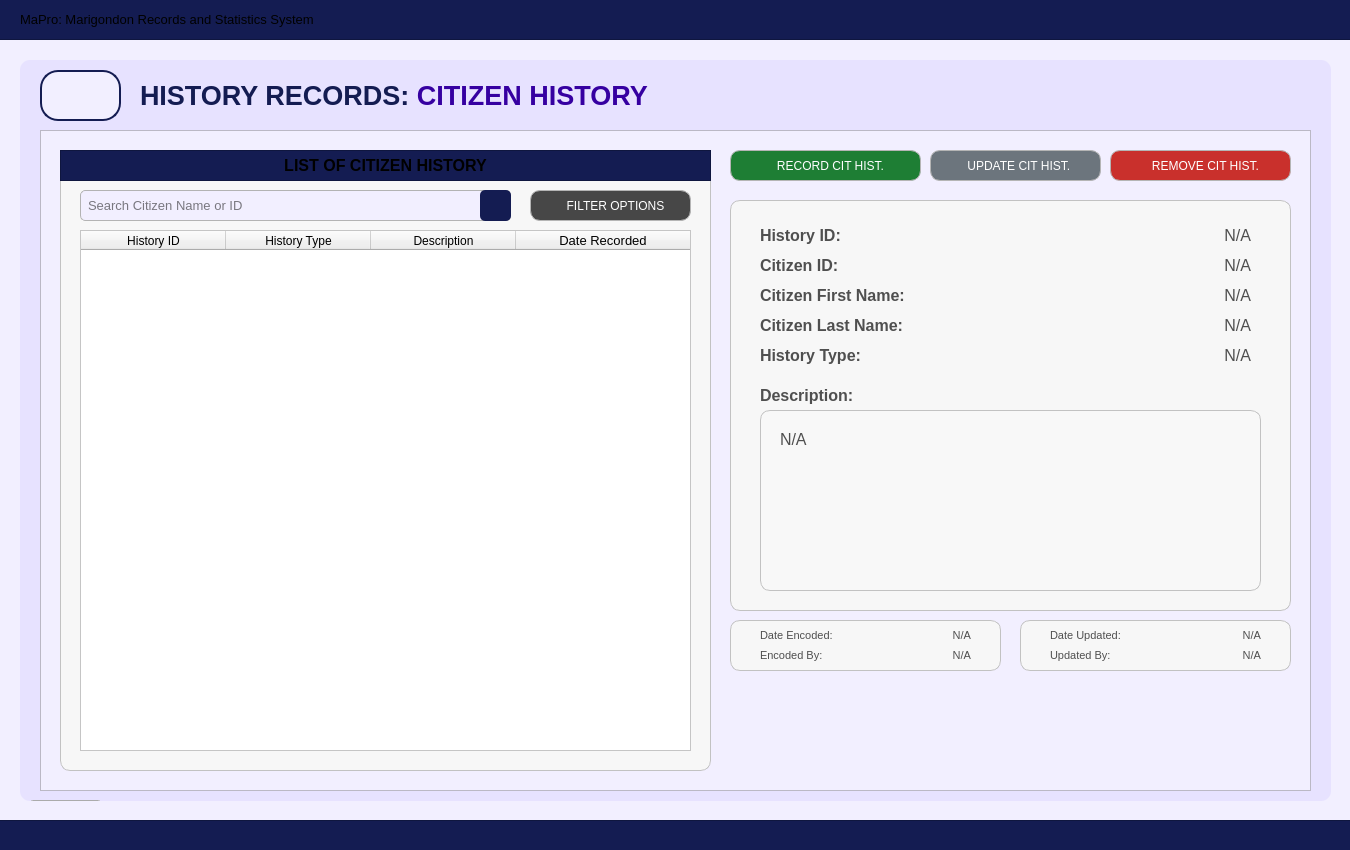
<?xml version="1.0" encoding="UTF-8"?>
<ui version="4.0">
 <class>User_dashboardWidget</class>
 <widget class="QWidget" name="User_dashboardWidget">
  <property name="geometry">
   <rect>
    <x>0</x>
    <y>0</y>
    <width>1350</width>
    <height>850</height>
   </rect>
  </property>
  <property name="sizePolicy">
   <sizepolicy hsizetype="Fixed" vsizetype="Fixed">
    <horstretch>0</horstretch>
    <verstretch>0</verstretch>
   </sizepolicy>
  </property>
  <property name="maximumSize">
   <size>
    <width>1350</width>
    <height>850</height>
   </size>
  </property>
  <property name="windowTitle">
   <string>Form</string>
  </property>
  <property name="styleSheet">
   <string notr="true">#User_dashboardWidget{
	background-color: #f2efff;
}</string>
  </property>
  <widget class="QFrame" name="border_blueLines1">
   <property name="geometry">
    <rect>
     <x>-10</x>
     <y>-1</y>
     <width>1371</width>
     <height>41</height>
    </rect>
   </property>
   <property name="styleSheet">
    <string notr="true">#border_blueLines1{
	background-color: #141c52;
}
</string>
   </property>
   <property name="frameShape">
    <enum>QFrame::Shape::StyledPanel</enum>
   </property>
   <property name="frameShadow">
    <enum>QFrame::Shadow::Raised</enum>
   </property>
   <widget class="QLabel" name="title_bodyDashboardSystemTitle">
    <property name="geometry">
     <rect>
      <x>30</x>
      <y>0</y>
      <width>1301</width>
      <height>41</height>
     </rect>
    </property>
    <property name="font">
     <font>
      <family>Arial</family>
      <pointsize>10</pointsize>
      <bold>false</bold>
     </font>
    </property>
    <property name="styleSheet">
     <string notr="true">#title_bodyDashboardSystemTitle {
	background-color: transparent;
	color: #white;
}
</string>
    </property>
    <property name="text">
     <string>MaPro: Marigondon Records and Statistics System</string>
    </property>
    <property name="alignment">
     <set>Qt::AlignmentFlag::AlignLeading|Qt::AlignmentFlag::AlignLeft|Qt::AlignmentFlag::AlignVCenter</set>
    </property>
   </widget>
  </widget>
  <widget class="QFrame" name="border_blueLines2">
   <property name="geometry">
    <rect>
     <x>-10</x>
     <y>820</y>
     <width>1381</width>
     <height>31</height>
    </rect>
   </property>
   <property name="styleSheet">
    <string notr="true">#border_blueLines2{
	background-color: #141c52;
}
</string>
   </property>
   <property name="frameShape">
    <enum>QFrame::Shape::StyledPanel</enum>
   </property>
   <property name="frameShadow">
    <enum>QFrame::Shadow::Raised</enum>
   </property>
  </widget>
  <widget class="QFrame" name="baseBodyFrame">
   <property name="geometry">
    <rect>
     <x>20</x>
     <y>60</y>
     <width>1311</width>
     <height>741</height>
    </rect>
   </property>
   <property name="styleSheet">
    <string notr="true">#baseBodyFrame {
	background-color: #e7e2ff;
	border: none;
	border-radius: 10px;
}</string>
   </property>
   <property name="frameShape">
    <enum>QFrame::Shape::StyledPanel</enum>
   </property>
   <property name="frameShadow">
    <enum>QFrame::Shadow::Raised</enum>
   </property>
   <widget class="QPushButton" name="logout_buttonLogout_3">
    <property name="geometry">
     <rect>
      <x>10</x>
      <y>740</y>
      <width>71</width>
      <height>31</height>
     </rect>
    </property>
    <property name="font">
     <font>
      <family>Arial</family>
      <pointsize>8</pointsize>
      <bold>true</bold>
     </font>
    </property>
    <property name="cursor">
     <cursorShape>PointingHandCursor</cursorShape>
    </property>
    <property name="styleSheet">
     <string notr="true">#logout_buttonLogout {
    background-color: #bc1c1c;
    color: white;
    border-radius: 5px;
    padding: 10px; /* Optional: Adjusts spacing inside the button */
}
#logout_buttonLogout:hover {
    background-color: #d82020; /* Slightly lighter blue when hovered */
}
#logout_buttonLogout:pressed {
    background-color: #8c1515; /* Darker blue when clicked */
}</string>
    </property>
    <property name="text">
     <string>LOGOUT</string>
    </property>
   </widget>
   <widget class="QLabel" name="title_bodyStatistics">
    <property name="geometry">
     <rect>
      <x>120</x>
      <y>20</y>
      <width>641</width>
      <height>31</height>
     </rect>
    </property>
    <property name="font">
     <font>
      <family>Arial</family>
      <pointsize>20</pointsize>
      <bold>true</bold>
     </font>
    </property>
    <property name="styleSheet">
     <string notr="true">#title_bodyStatistics {
	background-color: transparent;
	color: #141c52;
}
</string>
    </property>
    <property name="text">
     <string>&lt;html&gt;&lt;head/&gt;&lt;body&gt;&lt;p&gt;HISTORY RECORDS: &lt;span style=&quot; color:#3600a1;&quot;&gt;CITIZEN HISTORY&lt;/span&gt;&lt;/p&gt;&lt;/body&gt;&lt;/html&gt;</string>
    </property>
   </widget>
   <widget class="QFrame" name="statistics_frameBody">
    <property name="geometry">
     <rect>
      <x>20</x>
      <y>70</y>
      <width>1271</width>
      <height>661</height>
     </rect>
    </property>
    <property name="font">
     <font>
      <bold>true</bold>
     </font>
    </property>
    <property name="styleSheet">
     <string notr="true">#statistics_frameBody{
	background-color: #f2efff;
}</string>
    </property>
    <property name="frameShape">
     <enum>QFrame::Shape::StyledPanel</enum>
    </property>
    <property name="frameShadow">
     <enum>QFrame::Shadow::Raised</enum>
    </property>
    <widget class="QFrame" name="basePopUpBodyFrame">
     <property name="geometry">
      <rect>
       <x>20</x>
       <y>20</y>
       <width>651</width>
       <height>621</height>
      </rect>
     </property>
     <property name="styleSheet">
      <string notr="true">#basePopUpBodyFrame {
	background-color: rgb(247, 247, 247);
	border: 1px solid rgb(194, 194, 194);
	border-radius: 10px;
}</string>
     </property>
     <property name="frameShape">
      <enum>QFrame::Shape::StyledPanel</enum>
     </property>
     <property name="frameShadow">
      <enum>QFrame::Shadow::Raised</enum>
     </property>
     <widget class="QFrame" name="basePopUpTitleFrame_3">
      <property name="geometry">
       <rect>
        <x>0</x>
        <y>0</y>
        <width>651</width>
        <height>31</height>
       </rect>
      </property>
      <property name="styleSheet">
       <string notr="true">#basePopUpTitleFrame_3 {
	background-color: #141c52;
}</string>
      </property>
      <property name="frameShape">
       <enum>QFrame::Shape::StyledPanel</enum>
      </property>
      <property name="frameShadow">
       <enum>QFrame::Shadow::Raised</enum>
      </property>
      <widget class="QLabel" name="label_title_3">
       <property name="geometry">
        <rect>
         <x>0</x>
         <y>0</y>
         <width>651</width>
         <height>31</height>
        </rect>
       </property>
       <property name="font">
        <font>
         <family>Arial</family>
         <pointsize>12</pointsize>
         <bold>true</bold>
        </font>
       </property>
       <property name="styleSheet">
        <string notr="true">#label_title{
	background-color:transparent;
	color: rgb(255, 255, 255);
}</string>
       </property>
       <property name="text">
        <string>LIST OF CITIZEN HISTORY</string>
       </property>
       <property name="alignment">
        <set>Qt::AlignmentFlag::AlignCenter</set>
       </property>
      </widget>
     </widget>
     <widget class="QLineEdit" name="histrec_HistoryID_fieldSearch">
      <property name="geometry">
       <rect>
        <x>20</x>
        <y>40</y>
        <width>431</width>
        <height>31</height>
       </rect>
      </property>
      <property name="font">
       <font>
        <family>Arial</family>
        <pointsize>10</pointsize>
       </font>
      </property>
      <property name="styleSheet">
       <string notr="true">#histrec_HistoryID_fieldSearch{
    border: 1px solid #b3b3b3;  /* Black border */
    border-radius: 5px;        /* Rounded corners */
    padding: 5px;               /* Inner spacing */
    background-color: #f2efff;  /* Gray background */
    color: #000000; 
}
</string>
      </property>
      <property name="text">
       <string/>
      </property>
      <property name="placeholderText">
       <string>Search Citizen Name or ID</string>
      </property>
     </widget>
     <widget class="QPushButton" name="histrec_HistoryID_buttonSearch">
      <property name="geometry">
       <rect>
        <x>420</x>
        <y>40</y>
        <width>31</width>
        <height>31</height>
       </rect>
      </property>
      <property name="font">
       <font>
        <family>Arial</family>
        <pointsize>9</pointsize>
       </font>
      </property>
      <property name="cursor">
       <cursorShape>PointingHandCursor</cursorShape>
      </property>
      <property name="focusPolicy">
       <enum>Qt::FocusPolicy::NoFocus</enum>
      </property>
      <property name="styleSheet">
       <string notr="true">#histrec_HistoryID_buttonSearch {
    background-color:  #141c52;
    color: white;
    border-radius: 5px;
    padding: 10px; /* Optional: Adjusts spacing inside the button */
}
#histrec_HistoryID_buttonSearch:hover {
    background-color: #1a237e; /* Slightly lighter blue when hovered */
}
#histrec_HistoryID_buttonSearch:pressed {
    background-color: #0f1442; /* Darker blue when clicked */
}</string>
      </property>
      <property name="text">
       <string/>
      </property>
      <property name="icon">
       <iconset>
        <normaloff>../../../../../Desktop/CTU 2nd Year - 2nd Semester Files/PC 225L - INFORMATION MANAGEMENT LABORATORY/PROFILING_SYSTEM/Profiling-System/Assets/FuncIcons/icon_search_w.svg</normaloff>../../../../../Desktop/CTU 2nd Year - 2nd Semester Files/PC 225L - INFORMATION MANAGEMENT LABORATORY/PROFILING_SYSTEM/Profiling-System/Assets/FuncIcons/icon_search_w.svg</iconset>
      </property>
      <property name="iconSize">
       <size>
        <width>20</width>
        <height>20</height>
       </size>
      </property>
     </widget>
     <widget class="QTableWidget" name="histrec_tableView_List_RecordCitizenHistory">
      <property name="geometry">
       <rect>
        <x>20</x>
        <y>80</y>
        <width>611</width>
        <height>521</height>
       </rect>
      </property>
      <property name="styleSheet">
       <string notr="true">#histrec_tableView_List_RecordCitizenHistory {
	background-color: white;
	color: #black;
}
</string>
      </property>
      <attribute name="horizontalHeaderVisible">
       <bool>true</bool>
      </attribute>
      <attribute name="horizontalHeaderCascadingSectionResizes">
       <bool>false</bool>
      </attribute>
      <attribute name="horizontalHeaderDefaultSectionSize">
       <number>145</number>
      </attribute>
      <attribute name="horizontalHeaderShowSortIndicator" stdset="0">
       <bool>false</bool>
      </attribute>
      <attribute name="horizontalHeaderStretchLastSection">
       <bool>true</bool>
      </attribute>
      <attribute name="verticalHeaderCascadingSectionResizes">
       <bool>false</bool>
      </attribute>
      <column>
       <property name="text">
        <string>History ID</string>
       </property>
       <property name="font">
        <font>
         <family>Arial</family>
        </font>
       </property>
       <property name="background">
        <color>
         <red>59</red>
         <green>57</green>
         <blue>100</blue>
        </color>
       </property>
      </column>
      <column>
       <property name="text">
        <string>History Type</string>
       </property>
       <property name="font">
        <font>
         <family>Arial</family>
        </font>
       </property>
       <property name="background">
        <color>
         <red>59</red>
         <green>57</green>
         <blue>100</blue>
        </color>
       </property>
      </column>
      <column>
       <property name="text">
        <string>Description</string>
       </property>
       <property name="font">
        <font>
         <family>Arial</family>
        </font>
       </property>
       <property name="background">
        <color>
         <red>59</red>
         <green>57</green>
         <blue>100</blue>
        </color>
       </property>
      </column>
      <column>
       <property name="text">
        <string>Date Recorded</string>
       </property>
       <property name="font">
        <font>
         <family>Arial</family>
         <pointsize>10</pointsize>
        </font>
       </property>
       <property name="background">
        <color>
         <red>59</red>
         <green>57</green>
         <blue>100</blue>
        </color>
       </property>
      </column>
     </widget>
     <widget class="QPushButton" name="citizenhistoryList_buttonFilter">
      <property name="geometry">
       <rect>
        <x>470</x>
        <y>40</y>
        <width>161</width>
        <height>31</height>
       </rect>
      </property>
      <property name="font">
       <font>
        <family>Arial</family>
        <pointsize>9</pointsize>
       </font>
      </property>
      <property name="cursor">
       <cursorShape>PointingHandCursor</cursorShape>
      </property>
      <property name="focusPolicy">
       <enum>Qt::FocusPolicy::NoFocus</enum>
      </property>
      <property name="styleSheet">
       <string notr="true">#citizenhistoryList_buttonFilter {
    background-color:  #474747;
    color: white;
    border: 1px solid #b5b5b5;
    border-radius: 10px;
    padding: 10px; 
}

#citizenhistoryList_buttonFilter:hover {
    background-color: #636363;
    color: white; 
}

#citizenhistoryList_buttonFilter:pressed {
    background-color: #bfbfbf;
    color: white; 
}
</string>
      </property>
      <property name="text">
       <string>   FILTER OPTIONS</string>
      </property>
      <property name="icon">
       <iconset>
        <normaloff>../../../Assets/FuncIcons/icon_filter.svg</normaloff>../../../Assets/FuncIcons/icon_filter.svg</iconset>
      </property>
      <property name="iconSize">
       <size>
        <width>18</width>
        <height>18</height>
       </size>
      </property>
     </widget>
    </widget>
    <widget class="QPushButton" name="histrec_citizenhistory_button_remove">
     <property name="geometry">
      <rect>
       <x>1070</x>
       <y>20</y>
       <width>181</width>
       <height>31</height>
      </rect>
     </property>
     <property name="font">
      <font>
       <family>Arial</family>
       <pointsize>9</pointsize>
      </font>
     </property>
     <property name="cursor">
      <cursorShape>PointingHandCursor</cursorShape>
     </property>
     <property name="focusPolicy">
      <enum>Qt::FocusPolicy::NoFocus</enum>
     </property>
     <property name="styleSheet">
      <string notr="true">#histrec_citizenhistory_button_remove {
    background-color: #c9302c; /* Default red */
    color: white;
    border: 1px solid #b5b5b5; /* Light gray border */
    border-radius: 10px;
    padding: 10px; 
}

#histrec_citizenhistory_button_remove:hover {
    background-color: #d9534f; /* Brighter red when hovered */
    color: white; 
}

#histrec_citizenhistory_button_remove:pressed {
    background-color: #a52a2a; /* Darker red when pressed */
    color: white; 
}</string>
     </property>
     <property name="text">
      <string>   REMOVE CIT HIST.</string>
     </property>
     <property name="icon">
      <iconset>
       <normaloff>../../../Assets/FuncIcons/icon_del.svg</normaloff>../../../Assets/FuncIcons/icon_del.svg</iconset>
     </property>
     <property name="iconSize">
      <size>
       <width>20</width>
       <height>20</height>
      </size>
     </property>
    </widget>
    <widget class="QPushButton" name="histrec_citizenhistory_button_record">
     <property name="geometry">
      <rect>
       <x>690</x>
       <y>20</y>
       <width>191</width>
       <height>31</height>
      </rect>
     </property>
     <property name="font">
      <font>
       <family>Arial</family>
       <pointsize>9</pointsize>
      </font>
     </property>
     <property name="cursor">
      <cursorShape>PointingHandCursor</cursorShape>
     </property>
     <property name="focusPolicy">
      <enum>Qt::FocusPolicy::NoFocus</enum>
     </property>
     <property name="styleSheet">
      <string notr="true">#histrec_citizenhistory_button_record {
    background-color:  #1e7e34; /* Default green */
    color: white;
    border: 1px solid #b5b5b5;
    border-radius: 10px;
    padding: 10px; 
}

#histrec_citizenhistory_button_record:hover {
    background-color: #28a745; /* Brighter green when hovered */
    color: white; 
}

#histrec_citizenhistory_button_record:pressed {
    background-color:  #34c759; /* Darker green when pressed */
    color: white; 
}
</string>
     </property>
     <property name="text">
      <string>   RECORD CIT HIST.</string>
     </property>
     <property name="icon">
      <iconset>
       <normaloff>../../../Assets/FuncIcons/icon_add.svg</normaloff>../../../Assets/FuncIcons/icon_add.svg</iconset>
     </property>
     <property name="iconSize">
      <size>
       <width>20</width>
       <height>20</height>
      </size>
     </property>
    </widget>
    <widget class="QPushButton" name="histrec_citizenhistory_button_update">
     <property name="geometry">
      <rect>
       <x>890</x>
       <y>20</y>
       <width>171</width>
       <height>31</height>
      </rect>
     </property>
     <property name="font">
      <font>
       <family>Arial</family>
       <pointsize>9</pointsize>
      </font>
     </property>
     <property name="cursor">
      <cursorShape>PointingHandCursor</cursorShape>
     </property>
     <property name="focusPolicy">
      <enum>Qt::FocusPolicy::NoFocus</enum>
     </property>
     <property name="styleSheet">
      <string notr="true">#histrec_citizenhistory_button_update {
    background-color: #6c757d; /* Default gray */
    color: white;
    border: 1px solid #b5b5b5; /* Light gray border */
    border-radius: 10px;
    padding: 10px; 
}

#histrec_citizenhistory_button_update:hover {
    background-color: #838b94; /* Brighter gray when hovered */
    color: white; 
}

#histrec_citizenhistory_button_update:pressed {
    background-color: #5a6268; /* Darker gray when pressed */
    color: white; 
}
</string>
     </property>
     <property name="text">
      <string>  UPDATE CIT HIST.</string>
     </property>
     <property name="icon">
      <iconset>
       <normaloff>../../../Assets/FuncIcons/icon_edit.svg</normaloff>../../../Assets/FuncIcons/icon_edit.svg</iconset>
     </property>
     <property name="iconSize">
      <size>
       <width>20</width>
       <height>20</height>
      </size>
     </property>
    </widget>
    <widget class="QFrame" name="basePopUpBodyFrame_3">
     <property name="geometry">
      <rect>
       <x>690</x>
       <y>70</y>
       <width>561</width>
       <height>411</height>
      </rect>
     </property>
     <property name="styleSheet">
      <string notr="true">#basePopUpBodyFrame_3 {
	background-color: rgb(247, 247, 247);
	border: 1px solid rgb(194, 194, 194);
	border-radius: 10px;
}</string>
     </property>
     <property name="frameShape">
      <enum>QFrame::Shape::StyledPanel</enum>
     </property>
     <property name="frameShadow">
      <enum>QFrame::Shadow::Raised</enum>
     </property>
     <widget class="QLabel" name="histrec_labelCitizenID">
      <property name="geometry">
       <rect>
        <x>30</x>
        <y>50</y>
        <width>151</width>
        <height>31</height>
       </rect>
      </property>
      <property name="font">
       <font>
        <family>Arial</family>
        <pointsize>12</pointsize>
        <bold>true</bold>
       </font>
      </property>
      <property name="styleSheet">
       <string notr="true">#histrec_labelCitizenID{
	background-color:transparent;
	color:#4f4f4f;
}</string>
      </property>
      <property name="text">
       <string>Citizen ID:</string>
      </property>
      <property name="alignment">
       <set>Qt::AlignmentFlag::AlignLeading|Qt::AlignmentFlag::AlignLeft|Qt::AlignmentFlag::AlignVCenter</set>
      </property>
     </widget>
     <widget class="QLabel" name="histrec_displayCitizenID">
      <property name="geometry">
       <rect>
        <x>190</x>
        <y>50</y>
        <width>331</width>
        <height>31</height>
       </rect>
      </property>
      <property name="font">
       <font>
        <family>Arial</family>
        <pointsize>12</pointsize>
       </font>
      </property>
      <property name="styleSheet">
       <string notr="true">#histrec_displayCitizenID{
	background-color:transparent;
	color:#4f4f4f;
}</string>
      </property>
      <property name="text">
       <string>N/A</string>
      </property>
      <property name="alignment">
       <set>Qt::AlignmentFlag::AlignRight|Qt::AlignmentFlag::AlignTrailing|Qt::AlignmentFlag::AlignVCenter</set>
      </property>
     </widget>
     <widget class="QLabel" name="histrec_labelHistoryDescription">
      <property name="geometry">
       <rect>
        <x>30</x>
        <y>180</y>
        <width>151</width>
        <height>31</height>
       </rect>
      </property>
      <property name="font">
       <font>
        <family>Arial</family>
        <pointsize>12</pointsize>
        <bold>true</bold>
       </font>
      </property>
      <property name="styleSheet">
       <string notr="true">#histrec_labelHistoryDescription{
	background-color:transparent;
	color:#4f4f4f;
}</string>
      </property>
      <property name="text">
       <string>Description:</string>
      </property>
      <property name="alignment">
       <set>Qt::AlignmentFlag::AlignLeading|Qt::AlignmentFlag::AlignLeft|Qt::AlignmentFlag::AlignVCenter</set>
      </property>
     </widget>
     <widget class="QLabel" name="histrec_labelHistoryType">
      <property name="geometry">
       <rect>
        <x>30</x>
        <y>140</y>
        <width>151</width>
        <height>31</height>
       </rect>
      </property>
      <property name="font">
       <font>
        <family>Arial</family>
        <pointsize>12</pointsize>
        <bold>true</bold>
       </font>
      </property>
      <property name="styleSheet">
       <string notr="true">#histrec_labelHistoryType{
	background-color:transparent;
	color:#4f4f4f;
}</string>
      </property>
      <property name="text">
       <string>History Type:</string>
      </property>
      <property name="alignment">
       <set>Qt::AlignmentFlag::AlignLeading|Qt::AlignmentFlag::AlignLeft|Qt::AlignmentFlag::AlignVCenter</set>
      </property>
     </widget>
     <widget class="QLabel" name="histrec_displayHistoryType">
      <property name="geometry">
       <rect>
        <x>190</x>
        <y>140</y>
        <width>331</width>
        <height>31</height>
       </rect>
      </property>
      <property name="font">
       <font>
        <family>Arial</family>
        <pointsize>12</pointsize>
       </font>
      </property>
      <property name="styleSheet">
       <string notr="true">#histrec_displayHistoryType{
	background-color:transparent;
	color:#4f4f4f;
}</string>
      </property>
      <property name="text">
       <string>N/A</string>
      </property>
      <property name="alignment">
       <set>Qt::AlignmentFlag::AlignRight|Qt::AlignmentFlag::AlignTrailing|Qt::AlignmentFlag::AlignVCenter</set>
      </property>
     </widget>
     <widget class="QFrame" name="basePopUpBodyFrame_Desc">
      <property name="geometry">
       <rect>
        <x>30</x>
        <y>210</y>
        <width>501</width>
        <height>181</height>
       </rect>
      </property>
      <property name="styleSheet">
       <string notr="true">#basePopUpBodyFrame_Desc {
	background-color: rgb(248, 248, 248);
	border: 1px solid rgb(194, 194, 194);
	border-radius: 10px;
}</string>
      </property>
      <property name="frameShape">
       <enum>QFrame::Shape::StyledPanel</enum>
      </property>
      <property name="frameShadow">
       <enum>QFrame::Shadow::Raised</enum>
      </property>
      <widget class="QLabel" name="histrec_displayHistoryDescription">
       <property name="geometry">
        <rect>
         <x>20</x>
         <y>20</y>
         <width>461</width>
         <height>141</height>
        </rect>
       </property>
       <property name="font">
        <font>
         <family>Arial</family>
         <pointsize>12</pointsize>
        </font>
       </property>
       <property name="styleSheet">
        <string notr="true">#histrec_displayHistoryDescription{
	background-color:transparent;
	color:#4f4f4f;
}</string>
       </property>
       <property name="text">
        <string>N/A</string>
       </property>
       <property name="alignment">
        <set>Qt::AlignmentFlag::AlignLeading|Qt::AlignmentFlag::AlignLeft|Qt::AlignmentFlag::AlignTop</set>
       </property>
       <property name="wordWrap">
        <bool>true</bool>
       </property>
      </widget>
     </widget>
     <widget class="QLabel" name="histrec_labelHistoryID">
      <property name="geometry">
       <rect>
        <x>30</x>
        <y>20</y>
        <width>151</width>
        <height>31</height>
       </rect>
      </property>
      <property name="font">
       <font>
        <family>Arial</family>
        <pointsize>12</pointsize>
        <bold>true</bold>
       </font>
      </property>
      <property name="styleSheet">
       <string notr="true">#histrec_labelHistoryID{
	background-color:transparent;
	color:#4f4f4f;
}</string>
      </property>
      <property name="text">
       <string>History ID:</string>
      </property>
      <property name="alignment">
       <set>Qt::AlignmentFlag::AlignLeading|Qt::AlignmentFlag::AlignLeft|Qt::AlignmentFlag::AlignVCenter</set>
      </property>
     </widget>
     <widget class="QLabel" name="histrec_displayHistoryID">
      <property name="geometry">
       <rect>
        <x>190</x>
        <y>20</y>
        <width>331</width>
        <height>31</height>
       </rect>
      </property>
      <property name="font">
       <font>
        <family>Arial</family>
        <pointsize>12</pointsize>
       </font>
      </property>
      <property name="styleSheet">
       <string notr="true">#histrec_displayHistoryID{
	background-color:transparent;
	color:#4f4f4f;
}</string>
      </property>
      <property name="text">
       <string>N/A</string>
      </property>
      <property name="alignment">
       <set>Qt::AlignmentFlag::AlignRight|Qt::AlignmentFlag::AlignTrailing|Qt::AlignmentFlag::AlignVCenter</set>
      </property>
     </widget>
     <widget class="QLabel" name="histrec_labelCitizenHistFirstName">
      <property name="geometry">
       <rect>
        <x>30</x>
        <y>80</y>
        <width>151</width>
        <height>31</height>
       </rect>
      </property>
      <property name="font">
       <font>
        <family>Arial</family>
        <pointsize>12</pointsize>
        <bold>true</bold>
       </font>
      </property>
      <property name="styleSheet">
       <string notr="true">#histrec_labelCitizenHistFirstName{
	background-color:transparent;
	color:#4f4f4f;
}</string>
      </property>
      <property name="text">
       <string>Citizen First Name:</string>
      </property>
      <property name="alignment">
       <set>Qt::AlignmentFlag::AlignLeading|Qt::AlignmentFlag::AlignLeft|Qt::AlignmentFlag::AlignVCenter</set>
      </property>
     </widget>
     <widget class="QLabel" name="histrec_displayCitizenHistFirstName">
      <property name="geometry">
       <rect>
        <x>190</x>
        <y>80</y>
        <width>331</width>
        <height>31</height>
       </rect>
      </property>
      <property name="font">
       <font>
        <family>Arial</family>
        <pointsize>12</pointsize>
       </font>
      </property>
      <property name="styleSheet">
       <string notr="true">#histrec_displayCitizenHistFirstName{
	background-color:transparent;
	color:#4f4f4f;
}</string>
      </property>
      <property name="text">
       <string>N/A</string>
      </property>
      <property name="alignment">
       <set>Qt::AlignmentFlag::AlignRight|Qt::AlignmentFlag::AlignTrailing|Qt::AlignmentFlag::AlignVCenter</set>
      </property>
     </widget>
     <widget class="QLabel" name="histrec_labelCitizenHistLastName">
      <property name="geometry">
       <rect>
        <x>30</x>
        <y>110</y>
        <width>151</width>
        <height>31</height>
       </rect>
      </property>
      <property name="font">
       <font>
        <family>Arial</family>
        <pointsize>12</pointsize>
        <bold>true</bold>
       </font>
      </property>
      <property name="styleSheet">
       <string notr="true">#histrec_labelCitizenHistLastName{
	background-color:transparent;
	color:#4f4f4f;
}</string>
      </property>
      <property name="text">
       <string>Citizen Last Name:</string>
      </property>
      <property name="alignment">
       <set>Qt::AlignmentFlag::AlignLeading|Qt::AlignmentFlag::AlignLeft|Qt::AlignmentFlag::AlignVCenter</set>
      </property>
     </widget>
     <widget class="QLabel" name="histrec_displayCitizenHistLastName">
      <property name="geometry">
       <rect>
        <x>190</x>
        <y>110</y>
        <width>331</width>
        <height>31</height>
       </rect>
      </property>
      <property name="font">
       <font>
        <family>Arial</family>
        <pointsize>12</pointsize>
       </font>
      </property>
      <property name="styleSheet">
       <string notr="true">#histrec_displayCitizenHistLastName{
	background-color:transparent;
	color:#4f4f4f;
}</string>
      </property>
      <property name="text">
       <string>N/A</string>
      </property>
      <property name="alignment">
       <set>Qt::AlignmentFlag::AlignRight|Qt::AlignmentFlag::AlignTrailing|Qt::AlignmentFlag::AlignVCenter</set>
      </property>
     </widget>
    </widget>
    <widget class="QFrame" name="basePopUpBodyFrame_5">
     <property name="geometry">
      <rect>
       <x>980</x>
       <y>490</y>
       <width>271</width>
       <height>51</height>
      </rect>
     </property>
     <property name="styleSheet">
      <string notr="true">#basePopUpBodyFrame_5 {
	background-color: rgb(247, 247, 247);
	border: 1px solid rgb(194, 194, 194);
	border-radius: 10px;
}</string>
     </property>
     <property name="frameShape">
      <enum>QFrame::Shape::StyledPanel</enum>
     </property>
     <property name="frameShadow">
      <enum>QFrame::Shadow::Raised</enum>
     </property>
     <widget class="QLabel" name="label_DateUpdated">
      <property name="geometry">
       <rect>
        <x>30</x>
        <y>0</y>
        <width>81</width>
        <height>31</height>
       </rect>
      </property>
      <property name="font">
       <font>
        <family>Arial</family>
        <pointsize>8</pointsize>
       </font>
      </property>
      <property name="styleSheet">
       <string notr="true">#label_DateUpdated{
	background-color:transparent;
	color:#4f4f4f;
}</string>
      </property>
      <property name="text">
       <string>Date Updated:</string>
      </property>
      <property name="alignment">
       <set>Qt::AlignmentFlag::AlignLeading|Qt::AlignmentFlag::AlignLeft|Qt::AlignmentFlag::AlignVCenter</set>
      </property>
     </widget>
     <widget class="QLabel" name="display_DateUpdated">
      <property name="geometry">
       <rect>
        <x>130</x>
        <y>0</y>
        <width>111</width>
        <height>31</height>
       </rect>
      </property>
      <property name="font">
       <font>
        <family>Arial</family>
        <pointsize>8</pointsize>
       </font>
      </property>
      <property name="styleSheet">
       <string notr="true">#display_DateUpdated{
	background-color:transparent;
	color:#4f4f4f;
}</string>
      </property>
      <property name="text">
       <string>N/A</string>
      </property>
      <property name="alignment">
       <set>Qt::AlignmentFlag::AlignRight|Qt::AlignmentFlag::AlignTrailing|Qt::AlignmentFlag::AlignVCenter</set>
      </property>
     </widget>
     <widget class="QLabel" name="display_UpdatedBy">
      <property name="geometry">
       <rect>
        <x>130</x>
        <y>20</y>
        <width>111</width>
        <height>31</height>
       </rect>
      </property>
      <property name="font">
       <font>
        <family>Arial</family>
        <pointsize>8</pointsize>
       </font>
      </property>
      <property name="styleSheet">
       <string notr="true">#display_UpdatedBy{
	background-color:transparent;
	color:#4f4f4f;
}</string>
      </property>
      <property name="text">
       <string>N/A</string>
      </property>
      <property name="alignment">
       <set>Qt::AlignmentFlag::AlignRight|Qt::AlignmentFlag::AlignTrailing|Qt::AlignmentFlag::AlignVCenter</set>
      </property>
     </widget>
     <widget class="QLabel" name="label_UpdatedBy">
      <property name="geometry">
       <rect>
        <x>30</x>
        <y>20</y>
        <width>81</width>
        <height>31</height>
       </rect>
      </property>
      <property name="font">
       <font>
        <family>Arial</family>
        <pointsize>8</pointsize>
       </font>
      </property>
      <property name="styleSheet">
       <string notr="true">#label_UpdatedBy{
	background-color:transparent;
	color:#4f4f4f;
}</string>
      </property>
      <property name="text">
       <string>Updated By:</string>
      </property>
      <property name="alignment">
       <set>Qt::AlignmentFlag::AlignLeading|Qt::AlignmentFlag::AlignLeft|Qt::AlignmentFlag::AlignVCenter</set>
      </property>
     </widget>
    </widget>
    <widget class="QFrame" name="basePopUpBodyFrame_4">
     <property name="geometry">
      <rect>
       <x>690</x>
       <y>490</y>
       <width>271</width>
       <height>51</height>
      </rect>
     </property>
     <property name="styleSheet">
      <string notr="true">#basePopUpBodyFrame_4 {
	background-color: rgb(247, 247, 247);
	border: 1px solid rgb(194, 194, 194);
	border-radius: 10px;
}</string>
     </property>
     <property name="frameShape">
      <enum>QFrame::Shape::StyledPanel</enum>
     </property>
     <property name="frameShadow">
      <enum>QFrame::Shadow::Raised</enum>
     </property>
     <widget class="QLabel" name="label_DateEncoded">
      <property name="geometry">
       <rect>
        <x>30</x>
        <y>0</y>
        <width>81</width>
        <height>31</height>
       </rect>
      </property>
      <property name="font">
       <font>
        <family>Arial</family>
        <pointsize>8</pointsize>
       </font>
      </property>
      <property name="styleSheet">
       <string notr="true">#label_DateEncoded{
	background-color:transparent;
	color:#4f4f4f;
}</string>
      </property>
      <property name="text">
       <string>Date Encoded:</string>
      </property>
      <property name="alignment">
       <set>Qt::AlignmentFlag::AlignLeading|Qt::AlignmentFlag::AlignLeft|Qt::AlignmentFlag::AlignVCenter</set>
      </property>
     </widget>
     <widget class="QLabel" name="display_DateEncoded">
      <property name="geometry">
       <rect>
        <x>130</x>
        <y>0</y>
        <width>111</width>
        <height>31</height>
       </rect>
      </property>
      <property name="font">
       <font>
        <family>Arial</family>
        <pointsize>8</pointsize>
       </font>
      </property>
      <property name="styleSheet">
       <string notr="true">#display_DateEncoded{
	background-color:transparent;
	color:#4f4f4f;
}</string>
      </property>
      <property name="text">
       <string>N/A</string>
      </property>
      <property name="alignment">
       <set>Qt::AlignmentFlag::AlignRight|Qt::AlignmentFlag::AlignTrailing|Qt::AlignmentFlag::AlignVCenter</set>
      </property>
     </widget>
     <widget class="QLabel" name="display_EncodedBy">
      <property name="geometry">
       <rect>
        <x>130</x>
        <y>20</y>
        <width>111</width>
        <height>31</height>
       </rect>
      </property>
      <property name="font">
       <font>
        <family>Arial</family>
        <pointsize>8</pointsize>
       </font>
      </property>
      <property name="styleSheet">
       <string notr="true">#display_EncodedBy{
	background-color:transparent;
	color:#4f4f4f;
}</string>
      </property>
      <property name="text">
       <string>N/A</string>
      </property>
      <property name="alignment">
       <set>Qt::AlignmentFlag::AlignRight|Qt::AlignmentFlag::AlignTrailing|Qt::AlignmentFlag::AlignVCenter</set>
      </property>
     </widget>
     <widget class="QLabel" name="label_EncodedBy">
      <property name="geometry">
       <rect>
        <x>30</x>
        <y>20</y>
        <width>81</width>
        <height>31</height>
       </rect>
      </property>
      <property name="font">
       <font>
        <family>Arial</family>
        <pointsize>8</pointsize>
       </font>
      </property>
      <property name="styleSheet">
       <string notr="true">#label_EncodedBy{
	background-color:transparent;
	color:#4f4f4f;
}</string>
      </property>
      <property name="text">
       <string>Encoded By:</string>
      </property>
      <property name="alignment">
       <set>Qt::AlignmentFlag::AlignLeading|Qt::AlignmentFlag::AlignLeft|Qt::AlignmentFlag::AlignVCenter</set>
      </property>
     </widget>
    </widget>
   </widget>
   <widget class="QToolButton" name="btn_returnToHistoryRecordPage">
    <property name="geometry">
     <rect>
      <x>20</x>
      <y>10</y>
      <width>81</width>
      <height>51</height>
     </rect>
    </property>
    <property name="styleSheet">
     <string notr="true">#btn_returnToHistoryRecordPage {
    background-color: #f2efff;
    color: #141c52;
	border: 2px solid #141c52; 
	border-radius: 18px;
	text-align: left;
    padding: 10px; /* Optional: Adjusts spacing inside the button */
}
#btn_returnToHistoryRecordPage:hover {
    background-color: #fdfdff; /* Slightly lighter blue when hovered */
}
#btn_returnToHistoryRecordPage:pressed {
    background-color: #e7e5f4; /* Darker blue when clicked */
}

</string>
    </property>
    <property name="text">
     <string/>
    </property>
    <property name="icon">
     <iconset>
      <normaloff>../../../Assets/FuncIcons/img_return.png</normaloff>../../../Assets/FuncIcons/img_return.png</iconset>
    </property>
    <property name="iconSize">
     <size>
      <width>25</width>
      <height>25</height>
     </size>
    </property>
   </widget>
  </widget>
 </widget>
 <resources/>
 <connections/>
</ui>
